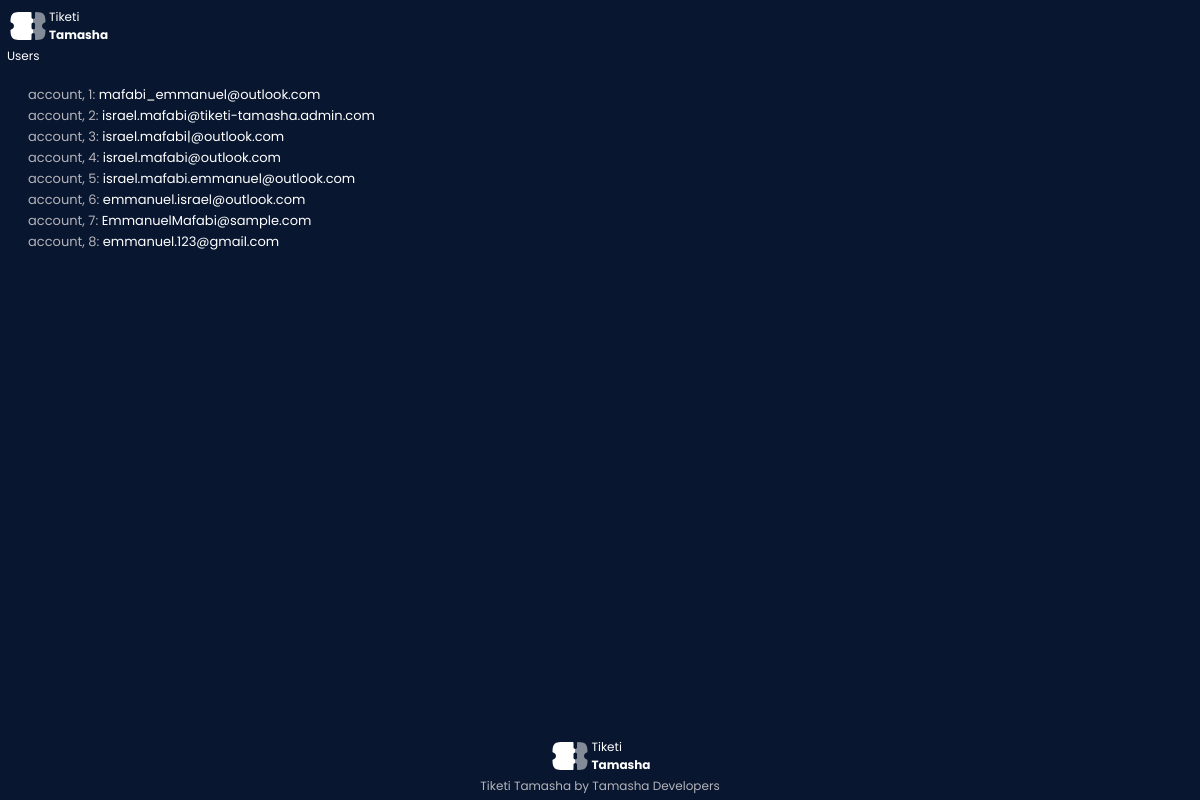
Page /debug/users/ on the committed database.
### app/models.py (models this page shows, shortened)
class User(db.Model):
    __tablename__ = 'users'
    id            = db.Column(db.Integer, primary_key=True)
    email         = db.Column(db.String(120), unique=True, nullable=False)
    password_hash = db.Column(db.String(255), nullable=False)     # Store hashed passwords
    role          = db.Column(db.String(50), default='customer')  # 'customer', 'organizer'
    phone_number  = db.Column(db.String(20), nullable=True)       # Add the phone number for the mpesa Implementation
    events        = db.relationship('Event', backref='organizer', lazy=True) # Organizers create events
    tickets       = db.relationship('Ticket', backref='customer', lazy=True, cascade='all, delete-orphan') # Customers buy tickets
    profile       = db.relationship('UserProfile', back_populates='user', uselist=False, cascade='all, delete-orphan') # User Profile

### app/routes.py (the view)
@auth_bp.route('/debug/users/', methods=['GET'])
def debug_users():
    users = User.query.all()
    emails = [(index + 1, user.email) for index, user in enumerate(users)]
    return render_template('emails.html', emails=emails)

### app/templates/emails.html (shortened to what this page needs)
<!DOCTYPE html>
<html lang="en">
    <head>
        <link rel="stylesheet" href="{{ url_for('static', filename='design.css') }}">
    </head>
    <body>
        <div class="tiketi-tamasha-header">
            <div class="tiketi-tamasha-logo">
                <img class="tiketi-tamasha-logo-image" src="{{ url_for('static', filename='assets/tiketi-tamasha-icon-high-res-white.svg') }}" alt="tiketi-tamasha">
                <div class="tiketi-tamasha-logo-title">
                    <div class="head">Tiketi</div>
                    <div class="enbold"><b>Tamasha</b></div>
                </div>
            </div>
            <div class="tiketi-tamasha-subheading">Users</div>
        </div>
        <div class="tiketi-tamasha-body">
            <ul class="tiketi-tamasha-list">
                {% for index, email in emails %}
                <li class="tiketi-tamasha-code-email"><div class="index">account, {{ index }}</div>:&nbsp; <div class="white">{{ email }}</div></li>
                {% endfor %}
            </ul>
        </div>
        <div class="tiketi-tamasha-footer">
            <div class="tiketi-tamasha-logo">
                <img class="tiketi-tamasha-logo-image" src="{{ url_for('static', filename='assets/tiketi-tamasha-icon-high-res-white.svg') }}" alt="tiketi-tamasha">
                <div class="tiketi-tamasha-logo-title">
                    <div class="head">Tiketi</div>
                    <div class="enbold"><b>Tamasha</b></div>
                </div>
            </div>
            <div class="tiketi-tamasha-developers">Tiketi Tamasha by Tamasha Developers</div>
        </div>
    </body>
</html>

### app/static/design.css (style rules this page uses)
:root { --tiketi-tamasha-cool-black: rgb(0, 0, 0); --tiketi-tamasha-cool-gray : rgb(134, 134, 139); --tiketi-tamasha-cool-gray-: rgb(180, 180, 186); --tiketi-tamasha-cool-white: white; --tiketi-tamasha-cool-blue : rgb(55, 144, 245); --tiketi-tamasha-theme-cool-blue : #1956d2; --tiketi-tamasha-theme-cool-dark-blue: #081630; --tiketi-tamasha-default-font: "Poppins", sans-serif; }
* { font-family: var(--tiketi-tamasha-default-font); box-sizing: border-box; margin: 0; padding: 0; outline: none; user-select: none; -webkit-user-select: none; -webkit-user-drag: none; -ms-user-select: none; -moz-user-select: none; transition: 500ms; overflow-x: hidden; }

### rows in the picture
User: id "1", email "mafabi_emmanuel@outlook.com"
User: id "2", email "israel.mafabi@tiketi-tamasha.admin.com"
User: id "3", email "israel.mafabi|@outlook.com"
User: id "4", email "israel.mafabi@outlook.com"
User: id "5", email "israel.mafabi.emmanuel@outlook.com"
User: id "6", email "emmanuel.israel@outlook.com"
User: id "7", email "EmmanuelMafabi@sample.com"
User: id "8", email "emmanuel.123@gmail.com"
